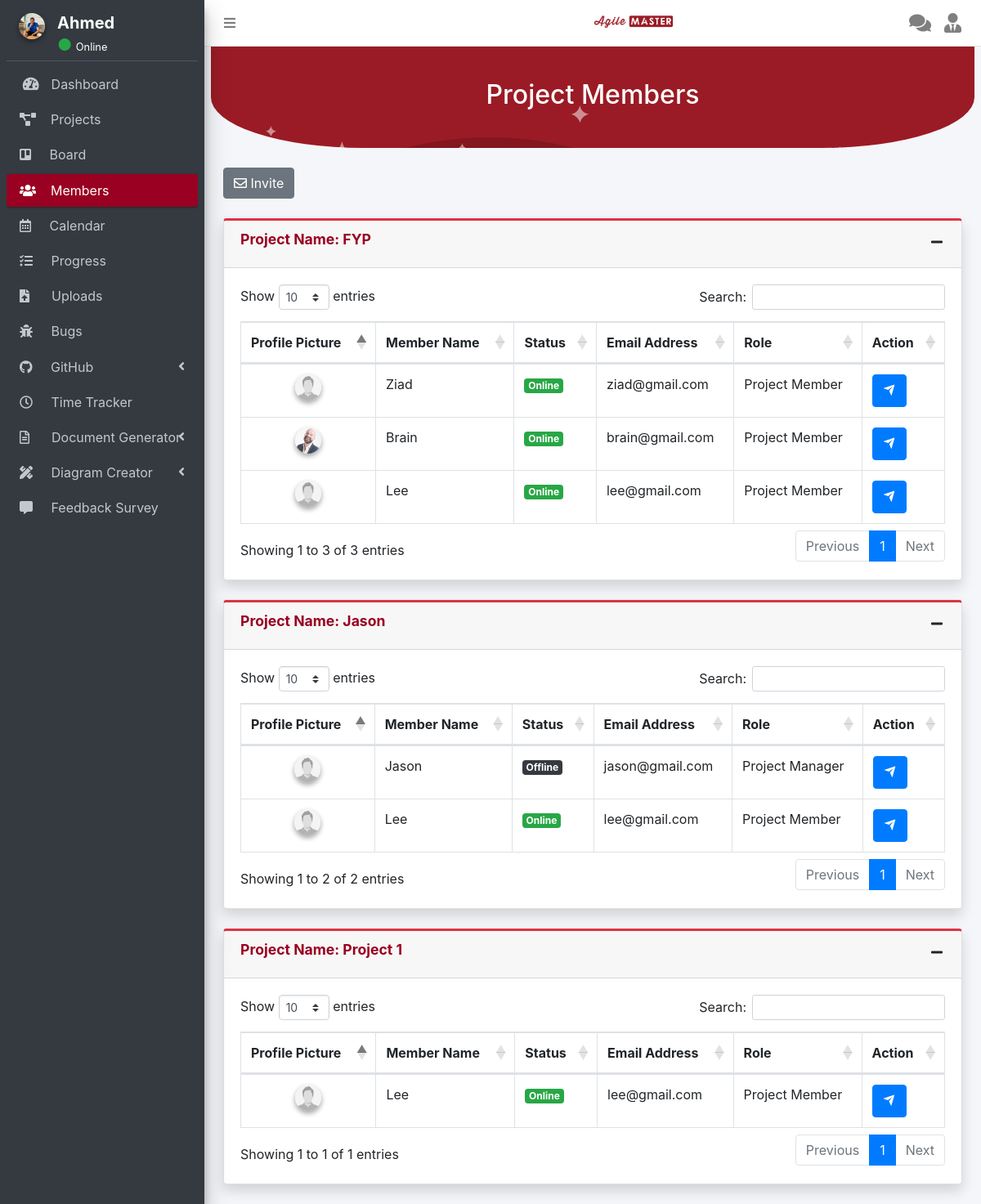
Page /user/members.php (signed in) on the committed database.
### tables this page shows
CREATE TABLE `users` (
  `user_id` int(11) NOT NULL,
  `fname` varchar(255) NOT NULL,
  `lname` varchar(255) NOT NULL,
  `age` int(11) NOT NULL,
  `occupation` varchar(255) NOT NULL,
  `city` varchar(255) NOT NULL,
  `country` varchar(255) NOT NULL,
  `email` varchar(255) NOT NULL,
  `password` varchar(255) NOT NULL,
  `photo` varchar(255) NOT NULL,
  `unique_id` int(255) NOT NULL,
  `status` varchar(255) NOT NULL,
  `role` varchar(255) NOT NULL DEFAULT 'project member'
);

CREATE TABLE `user_project` (
  `user_proj_id` int(11) NOT NULL,
  `user_id` int(11) NOT NULL,
  `project_id` int(11) NOT NULL
);

CREATE TABLE `project` (
  `project_id` int(11) NOT NULL,
  `project_name` varchar(255) NOT NULL,
  `project_description` text NOT NULL,
  `status` varchar(255) NOT NULL DEFAULT 'Active'
);

### helpers/module.php (called while the page is built, shortened)
<?php
function get_user($userId)
{
	global $conn;
	$result = mysqli_query($conn, "SELECT * FROM `users` WHERE `user_id` = '".$userId."'");
	return $result;
}
function getAllProjects($project_id)
{
	global $conn;
	$result = mysqli_query($conn, "SELECT project_name, project_description FROM `project`  WHERE `project_id` = '".$project_id."' order by 'project_name' ASC");
	return $result;
}
function getProjectByUser($userId)
{
	global $conn;
	$result = mysqli_query($conn, "SELECT * FROM `user_project` WHERE `user_id` = '".$userId."'");
	return $result;
}
?>

### user/members.php (the view, shortened to what this page needs)
<?php
   include_once '../connection/dbconnection.php';
   include_once '../helpers/module.php';
   ?>
<!DOCTYPE html>
<html>
   <head>
      <?php include('../navigation/head.php');?>
   </head>
   <body class="hold-transition sidebar-mini layout-fixed">
      <div class="wrapper" >
         <?php include('../navigation/topbar.php');?>
         <?php include('../navigation/user/member_sidebar.php');?>
         <div class="content-wrapper">
            <section class="content">
			<div class="bg-custom">
				<div class="bg-img" style="text-align: center;">
					<div class="searchContainer">
						<h2>Project Members</h2>
					</div>
				</div>
                <br>
			</div>
			<br>
               <div class="container-fluid">
                  <button type="button" class="btn btn-secondary" data-toggle="modal" data-target="#myModal">
						<i class="far fa-envelope"></i> Invite
					</button>
                  <br>
                  <br>
                  <?php
                     $getProjectByUser = getProjectByUser($userId);
                     while($row = mysqli_fetch_array($getProjectByUser))
                     {
                       $getAllProjects = getAllProjects($row['project_id']);
                       $rRow = mysqli_fetch_array($getAllProjects);
                     ?>
                  <div class="card shadow mb-4 card-danger card-outline">
                     <div class="card-header">
                        <h1 class="card-title font-weight-bold"  style="color: #990021;">Project Name: <?php echo $rRow['project_name']; ?></h1>
                        <div class="card-tools">
                           <button type="button" class="btn btn-tool" data-card-widget="collapse"><i class="fas fa-minus"></i>
                           </button>
                        </div>
                     </div>
                     <div class="card-body">
                        <div class="table-responsive">
                           <table class="table table-bordered" id="dataTables" width="100%" cellspacing="0">
                              <thead>
                                 <tr>
									<th >Profile Picture </th>
                                    <th >Member Name</th>
									<th > Status </th>
                                    <th >Email Address</th>
                                    <th >Role</th>
									<th >Action</th>
                                 </tr>
                              </thead>
                              <tbody>
                              <?php
                                    $u_query = $conn->query("SELECT * FROM `user_created_project` WHERE `created_proj_id` = '$row[project_id]'") or die(mysqli_error());
                                    $u_fetch = $u_query->fetch_array();
                                    $query = $conn->query("SELECT * FROM `users` NATURAL JOIN `user_project` WHERE NOT `user_id` = '$userId' AND `project_id` = '$row[project_id]'") or die(mysqli_error());
                                    while($b_query = $query->fetch_array()) {
                                    ?>
                                 <tr>
									<td style="text-align: center;">
										<?php
                                            echo '<img src="../upload/profile/'.$b_query["photo"].'" id="sideimg" class="img-circle elevation-2" alt="User Image">';
                                        ?>
									</td>
                                    <td>
                                       <?php echo $b_query['fname']?>
                                    </td>
									<td>
                                        <?php
                                            if($b_query['status'] =='Online'){
                                                ?>
                                              <span class="badge badge-success"><?php echo $b_query['status']; ?></span>
                                            <?php
                                            }else{
                                              ?>
                                            <span class="badge badge-dark"><?php echo $b_query['status']; ?></span>
                                        <?php
                                            }
                                        ?>
									</td>
                                    <td >
                                       <?php echo $b_query['email']?>
                                    </td>
                                    <td >
                                       <?php
                                          if($u_fetch['user_id'] == $b_query['user_id'])
                                          {
                                              echo'Project Manager';
                                          }else{
                                              echo'Project Member';
                                          }
                                          ?>
                                    </td>
									<td>
                                        <a  href="chat.php?user_id=<?php echo $b_query['unique_id']; ?>" class = "btn btn-primary " >
                                                      <i class="ri-send-plane-fill"></i>
                                                      </a>
									</td>
                                 </tr>
                                 <?php
                                    }
                                    ?>
                              </tbody>
                           </table>
                        </div>
                     </div>
                  </div>
                  <?php
                     }
                     ?>
               </div>
            </section>
         </div>
      </div>
   </body>
</html>

### navigation/user/member_sidebar.php (shortened to what this page needs)
<aside class="main-sidebar sidebar-dark-primary elevation-4">
	<div class="sidebar">
		<div class="user-panel mt-3 d-flex">
            <div class="col-auto ">
                <a href="profile.php" class="avatar avatar-xl rounded-circle">
                    <?php
                        $get_user = get_user($userId);
                        $row = mysqli_fetch_array($get_user);
                        echo '<img src="../upload/profile/'.$row["photo"].'" id="sideimg" class="img-circle elevation-2" alt="User Image">';
                    ?>
                </a>
            </div>
            <div class="col right ml--1 mb-1">
                <h5 class="mb-0">
                    <a href="profile.php" class="text-white"><strong> <?php echo $row["fname"]; ?></strong></a>
                </h5>
                <?php
                        if($row["status"] == "Online"){
                            echo'
                                <span class="text-success text-lg">●</span>
                                <small class="text-white">Online</small>';
                        }else{
                            echo'
                                <span class="text-light text-lg">●</span>
                                <small class="text-white">Offline</small>';
                        }
                ?>
            </div>
		</div>
		<nav class="mt-2" >
			<ul class="nav nav-pills nav-sidebar flex-column" data-widget="treeview" role="menu" data-accordion="false">
				<li class="nav-item has-treeview">
					<a href="../user/dashboard.php" class="nav-link">
						<i class="nav-icon fas fa-tachometer-alt"></i>
						<p>
							&nbsp;Dashboard
						</p>
					</a>
				</li>
				<li class="nav-item">
					<a href="../user/project.php" class="nav-link">
						<i class="fas fa-project-diagram"></i>
						<p>
							&nbsp;&nbsp;&nbsp;Projects
						</p>
					</a>
				</li>
				<li class="nav-item">
					<a href="../user/board.php" class="nav-link">
						<i class="fab fa-trello"></i>
						<p>
							&nbsp;&nbsp;&nbsp;&nbsp;Board
						</p>
					</a>
				</li>
				<li class="nav-item">
					<a href="members.php" class="nav-link active">
						<i class="fas fa-users"></i>
						<p>
							&nbsp;&nbsp;&nbsp;Members
						</p>
					</a>
				</li>
				<li class="nav-item">
					<a href="../calendar/index.php" class="nav-link">
						<i class="far fa-calendar-alt"></i>
						<p>
							&nbsp;&nbsp;&nbsp;&nbsp;Calendar
						</p>
					</a>
				</li>
				<li class="nav-item">
					<a href="progress.php" class="nav-link">
						<i class="fas fa-tasks"></i>
						<p>
							&nbsp;&nbsp;&nbsp;&nbsp;Progress
						</p>
					</a>
				</li>
				<li class="nav-item">
					<a href="../user/upload_files.php" class="nav-link">
						<i class="fas fa-file-upload"></i>
						<p>
							&nbsp;&nbsp;&nbsp;&nbsp;&nbsp;Uploads
						</p>
					</a>
				</li>
				<li class="nav-item">
					<a href="../user/bug_report.php" class="nav-link">
						<i class="fas fa-bug"></i>
						<p>
							&nbsp;&nbsp;&nbsp;&nbsp;Bugs
						</p>
					</a>
				</li>
				<li class="nav-item has-treeview">
					<a href="#" class="nav-link">
						<i class="fab fa-github"></i>
						<p>
							&nbsp;&nbsp;&nbsp;&nbsp;GitHub
							<i class="fas fa-angle-left right"></i>
						</p>
					</a>
				</li>
				<li class="nav-item">
					<a href="../timetracker/timetracker.php" class="nav-link">
						<i class="far fa-clock"></i>
						<p>
							&nbsp;&nbsp;&nbsp;&nbsp;Time Tracker
						</p>
					</a>
				</li>
				<li class="nav-item has-treeview">
					<a href="#" class="nav-link">
						<i class="far fa-file-alt"></i>
						<p>
							&nbsp;&nbsp;&nbsp;&nbsp;&nbsp;Document Generator
							<i class="right fas fa-angle-left"></i>
						</p>
					</a>
				</li>
				<li class="nav-item has-treeview">
					<a href="#" class="nav-link">
						<i class="fas fa-pencil-ruler"></i>
						<p>
							&nbsp;&nbsp;&nbsp;&nbsp;Diagram Creator
							<i class="right fas fa-angle-left"></i>
						</p>
					</a>
				</li>
				<li class="nav-item">
					<a href="feedback.php" class="nav-link">
						<i class="fas fa-comment-alt"></i>
						<p>
							&nbsp;&nbsp;&nbsp;&nbsp;Feedback Survey
						</p>
					</a>
				</li>
				<br ><br ><br >
			</ul>
		</nav>
    </div>
</aside>

### dependencies/css/style.css (style rules this page uses)
body { font-family: "Open Sans", sans-serif; color: #444444; }
a { text-decoration: none; color: #990021; }
.card-header { width: 100%; padding: 10px 10px 0px 10px; box-sizing: border-box; border-radius: 3px; display: block; font-weight: bold; }
ul { list-style: none; margin: 0; padding: 0px; }
section { padding: 60px 0; overflow: hidden; position: relative; }

### user/members.php (style rules this page uses)
.bg-custom { background-image: url("../resources/images/profile_header.png"); background-color: #9a1b25; border-bottom-left-radius: 20% 50%; border-bottom-right-radius: 20% 50%; }
.bg-img { max-width: 35%; min-height: 100px; max-height: auto; margin-left:auto; margin-right:auto; text-align: center; background-position: center; background-repeat: no-repeat; background-size: cover; color: white; padding: 40px 0px 0px 0px; font-size: 60px; font-weight: bold; }

### navigation/user/member_sidebar.php (style rules this page uses)
#sideimg { height: 4vh; width: 4vh; object-fit: cover; border-radius: 100% 100%; }
.right { margin-left: -15px; }

### rows in the picture
users: photo (picture), fname "Ahmed"
user_project: project.project_name "FYP"
user_project: user.photo (picture), user.fname "Ziad", user.status "Online", user.email "ziad@gmail.com", shows "Project Member"
user_project: user.photo (picture), user.fname "Brain", user.status "Online", user.email "brain@gmail.com", shows "Project Member"
user_project: user.photo (picture), user.fname "Lee", user.status "Online", user.email "lee@gmail.com", shows "Project Member"
user_project: project.project_name "Jason"
user_project: user.photo (picture), user.fname "Jason", user.status "Offline", user.email "jason@gmail.com", shows "Project Manager"
user_project: user.photo (picture), user.fname "Lee", user.status "Online", user.email "lee@gmail.com", shows "Project Member"
user_project: project.project_name "Project 1"
user_project: user.photo (picture), user.fname "Lee", user.status "Online", user.email "lee@gmail.com", shows "Project Member"
